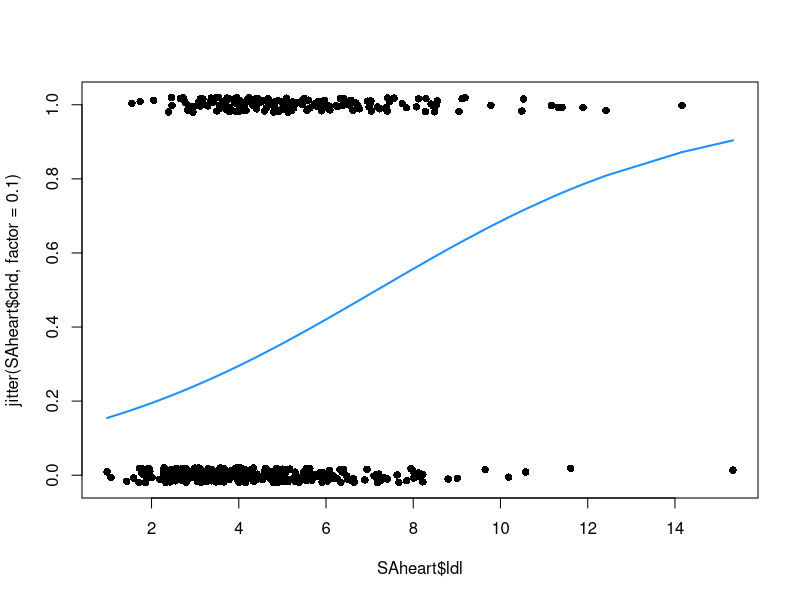
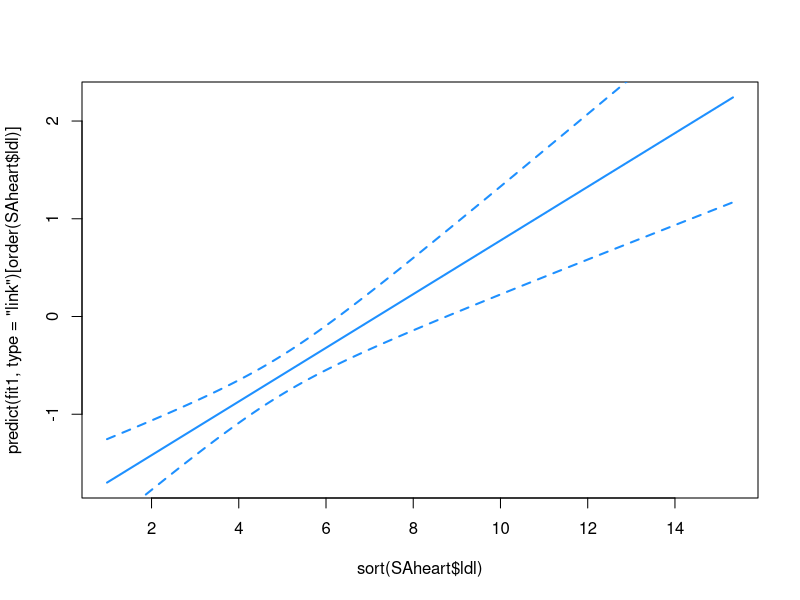
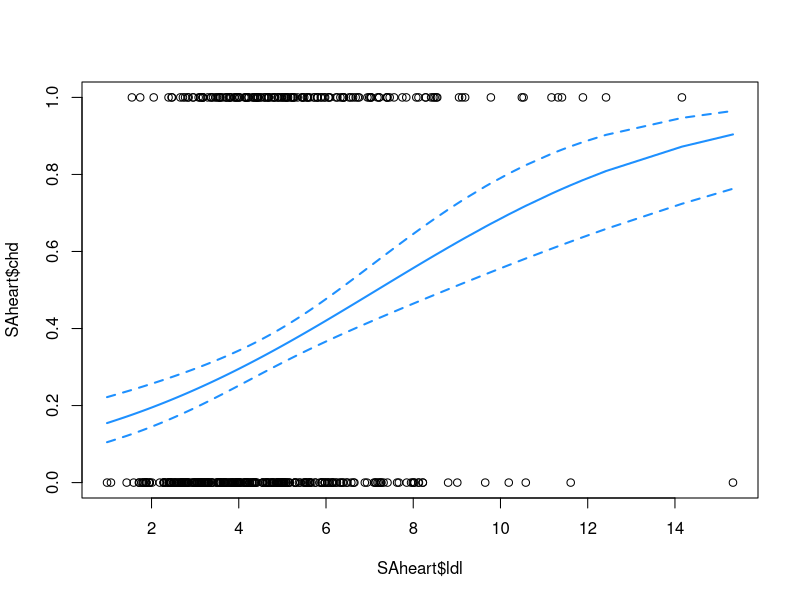

Reproduce these figures in R, in order. (Note: this script raises an error after producing the figures.)
## ---- chunk 1
knitr::opts_chunk$set(echo = TRUE)
## ---- chunk 2
SAheart <- read.table("SAheart.csv",sep=",",head=TRUE)
## ---- chunk 3
fit1 <-  glm(chd ~ ldl, data = SAheart, family = binomial)
summary(fit1)
plot(SAheart$ldl, jitter(SAheart$chd, factor = 0.1), pch = 16)
lines(sort(SAheart$ldl), 
      predict(fit1, type = "response")[order(SAheart$ldl)], 
      lwd = 2, col = "dodgerblue")
## ---- chunk 4
plot(sort(SAheart$ldl), 
    predict(fit1, type = "link")[order(SAheart$ldl)], 
    lwd = 2, col = "dodgerblue", type = "l")
linpred_se <- predict(fit1, type = "link", se.fit = TRUE)$se.fit
X <- model.matrix(fit1)
head(sqrt(diag(X %*% vcov(fit1) %*% t(X))))
head(linpred_se)
# intervallo al 95%
lines(sort(SAheart$ldl), 
     (predict(fit1, type = "link")- qnorm(0.975) * linpred_se)[order(SAheart$ldl)], 
    lwd = 2, col = "dodgerblue", lty = 2)
lines(sort(SAheart$ldl), 
     (predict(fit1, type = "link")+ qnorm(0.975) * linpred_se)[order(SAheart$ldl)], 
    lwd = 2, col = "dodgerblue", lty = 2)

plot(SAheart$ldl, SAheart$chd)
    
lines(sort(SAheart$ldl), 
    predict(fit1, type = "response")[order(SAheart$ldl)], 
    lwd = 2, col = "dodgerblue", type = "l")
# intervallo al 95%
lines(sort(SAheart$ldl), 
     binomial()$linkinv((predict(fit1, type = "link")- qnorm(0.975) * linpred_se)[order(SAheart$ldl)]), 
    lwd = 2, col = "dodgerblue", lty = 2)
lines(sort(SAheart$ldl), 
     binomial()$linkinv((predict(fit1, type = "link")+ qnorm(0.975) * linpred_se)[order(SAheart$ldl)]), 
    lwd = 2, col = "dodgerblue", lty = 2)
## ---- chunk 5
fit_full <- glm(chd ~ ., data = SAheart, family = binomial)
summary(fit_full)
anova(fit1, fit_full, test = "LRT")
## ---- chunk 6
step(fit_full, direction = "backward",
     scope = list(lower = fit1), k = 2)
## ---- chunk 7
step(fit1, direction = "forward", 
     scope = list(upper = fit_full), k = 2)
## ---- chunk 8
# usando BIC
selected <- step(fit1, direction = "both", 
     scope = list(upper = fit_full), k = log(nrow(SAheart)))
## ---- chunk 9
anova(selected, fit_full, test = "LRT")
## ---- chunk 10
anova(fit1, selected, test = "LRT")
## ---- chunk 11
data(hcrabs, package  = "GLMsData")
## ---- chunk 12
crabs_null <-  glm(Sat ~ 1, data = hcrabs, family = poisson)
crabs_wt <-  glm(Sat ~ Wt, data = hcrabs, family = poisson)
crabs_full <-  glm(Sat ~ ., data = hcrabs, family = poisson)
anova(crabs_null, crabs_wt, test = "LRT")
anova(crabs_wt, crabs_full, test = "LRT")
anova(crabs_null, crabs_full, test = "LRT")
## ---- chunk 13
step(crabs_null, direction = "forward", 
     scope = list(upper = crabs_full))
step(crabs_full, direction = "backward")
## ---- chunk 14
crabs_sel <- glm(Sat ~ Wt + Col, data = hcrabs, family = poisson)
summary(crabs_sel)
## ---- chunk 15
crabs_interact <- glm(Sat ~ Wt * Col, data = hcrabs, family = poisson)
summary(crabs_interact)
anova(crabs_sel, crabs_interact, test = "LRT")
# 1 - pchisq(10.724, df = 3)
# qchisq(.95, df = 3) 
## ---- chunk 16
plot(hcrabs$Wt, hcrabs$Sat, pch = 16)
nd <- data.frame(Wt = seq(1200, 5200, by = 50), 
                 Col = "D")
lines(nd$Wt, predict(crabs_sel, type="response", nd), col = 2)
nd <- data.frame(Wt = seq(1200, 5200, by = 50), 
                 Col = "DM")
lines(nd$Wt, predict(crabs_sel, type="response", nd), col = 4)
nd <- data.frame(Wt = seq(1200, 5200, by = 50), 
                 Col = "M")
lines(nd$Wt, predict(crabs_sel, type="response", nd), col = "purple")
nd <- data.frame(Wt = seq(1200, 5200, by = 50), 
                 Col = "LM")
lines(nd$Wt, predict(crabs_sel, type="response", nd), col = "orange")

## ---- chunk 17
plot(hcrabs$Wt, hcrabs$Sat, pch = 16)
nd <- data.frame(Wt = seq(1200, 5200, by = 50), 
                 Col = "D")
lines(nd$Wt, predict(crabs_interact, type="response", nd), col = 2)
nd <- data.frame(Wt = seq(1200, 5200, by = 50), 
                 Col = "DM")
lines(nd$Wt, predict(crabs_interact, type="response", nd), col = 4)
nd <- data.frame(Wt = seq(1200, 5200, by = 50), 
                 Col = "M")
lines(nd$Wt, predict(crabs_interact, type="response", nd), col = "purple")
nd <- data.frame(Wt = seq(1200, 5200, by = 50), 
                 Col = "LM")
lines(nd$Wt, predict(crabs_interact, type="response", nd), col = "orange")

